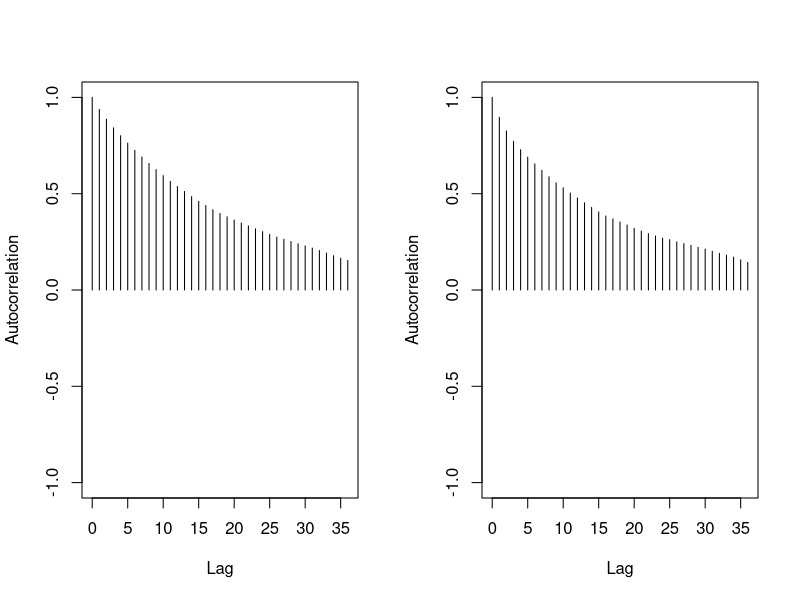
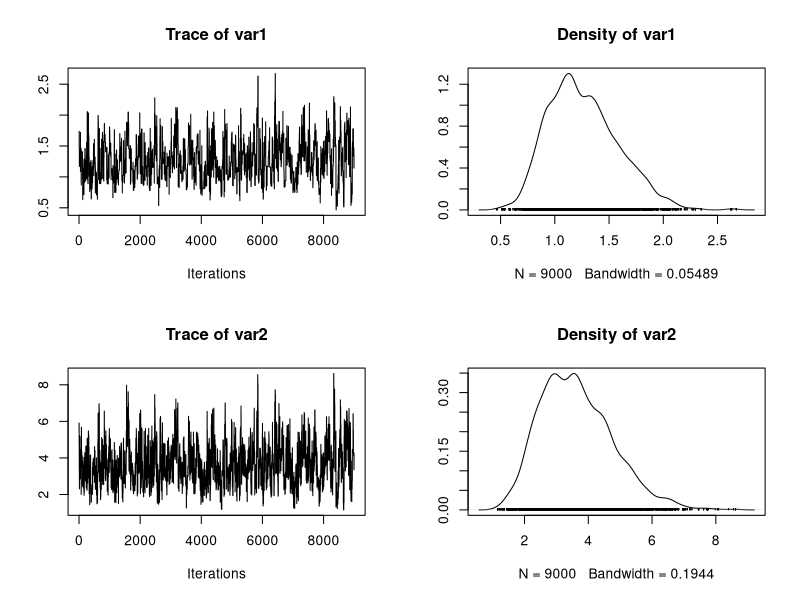
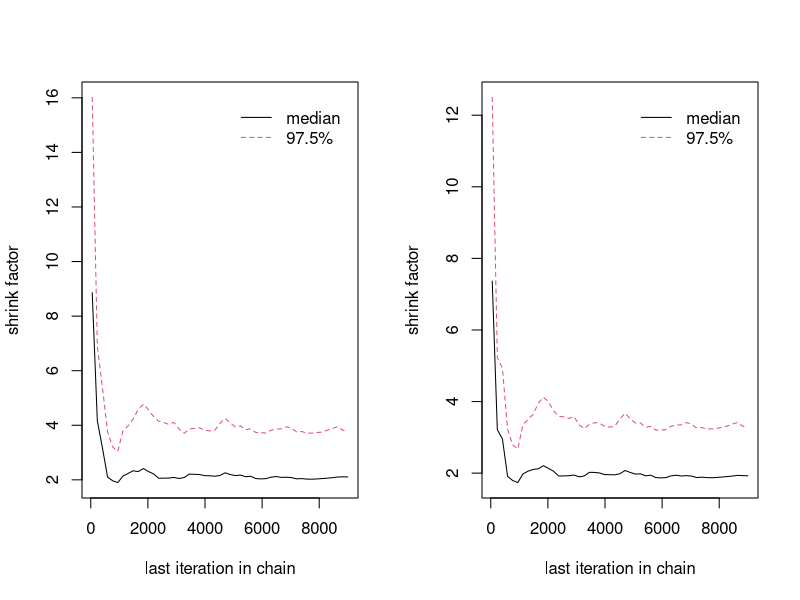
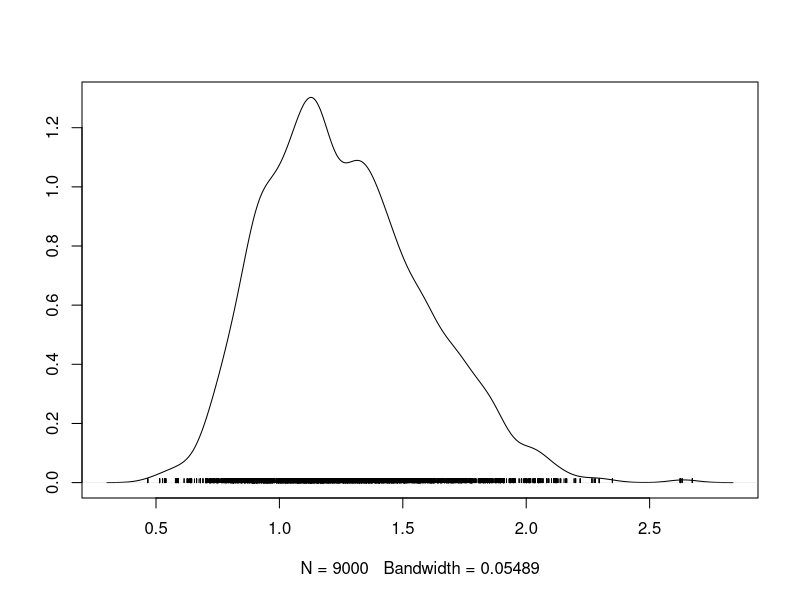
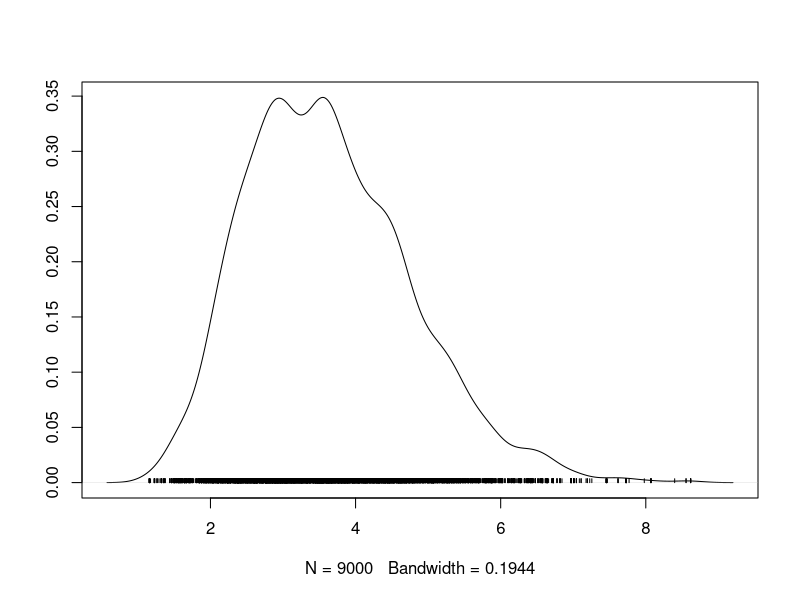

Write the R code that produced these figures, in order.
TwoDMH <- function(sims, burnin){
  library(coda);
  # generate some data
  data_X = rgamma(30, shape = 1.7, rate = 4.4);

  #posterior probability
  post_prob = function(x){                    
    prior = sqrt(x[1]*trigamma(x[1])-1)/x[2];
    m=1;
    for(j in data_X){
      m = m * dgamma(j, shape=x[1],rate=x[2])
    }
    prob_pos=m*prior;
    return (prob_pos)
  }
  
  
  #initial point
  theta.current <- c(1, 1)
  
  #define RWMH function
  theta.mh <- matrix(NA, nrow = sims, ncol = 2)
  theta.update <- function(index,theta.current) {
 
    if (index == 1){
      theta.can <- rgamma(1, theta.current[1], 1);
      theta.can =c(theta.can,theta.current[2]);
    }
    else{
      theta.can <- rgamma(1, theta.current[2], 1);
      theta.can =c(theta.current[1],theta.can);
    }
    
    accept.prob <- min(1,post_prob(theta.can)/post_prob(theta.current))
    if(runif(1) <= accept.prob)
        theta.can
    else
      theta.current
  }
  
  
  for(i in 1:sims){
       theta.current <- theta.update(1, theta.current);
       theta.mh[i,1] = theta.current[1];
       theta.current<- theta.update(2, theta.current);
       theta.mh[i,2] = theta.current[2]
  }
  
  res <- mcmc(theta.mh[(1+burnin):sims,])
  cat("Acceptance Rate:", 1-rejectionRate(res), "\n")

  return(res)
  
}


mh.draws <- TwoDMH(sims  = 10000, burnin = 1000)
# Summarizing the Posterior Density
summary(mh.draws)
autocorr.plot(mh.draws)
plot(mh.draws)

mh.draws1 <- TwoDMH(sims  = 10000, burnin = 1000)
mh.draws2 <- TwoDMH(sims  = 10000, burnin = 1000)
mh.draws3 <- TwoDMH(sims  = 10000, burnin = 1000)
mh.draws4 <- TwoDMH(sims  = 10000, burnin = 1000)
mh.draws5 <- TwoDMH(sims  = 10000, burnin = 1000)
rwmh.list <- list(mh.draws1, mh.draws2, mh.draws3, mh.draws4, mh.draws5)

# Plotting how PSRF Changes through Iteration
gelman.diag(rwmh.list)
gelman.plot(rwmh.list)

geweke.diag(mh.draws)
heidel.diag(mh.draws)

# calculate 95% HPD intervals
intervals = HPDinterval(mh.draws, prob = 0.95)

# plot the MCMC estimate of the marginal posterior density for each parameter
densplot(mh.draws[,1])
densplot(mh.draws[,2])


